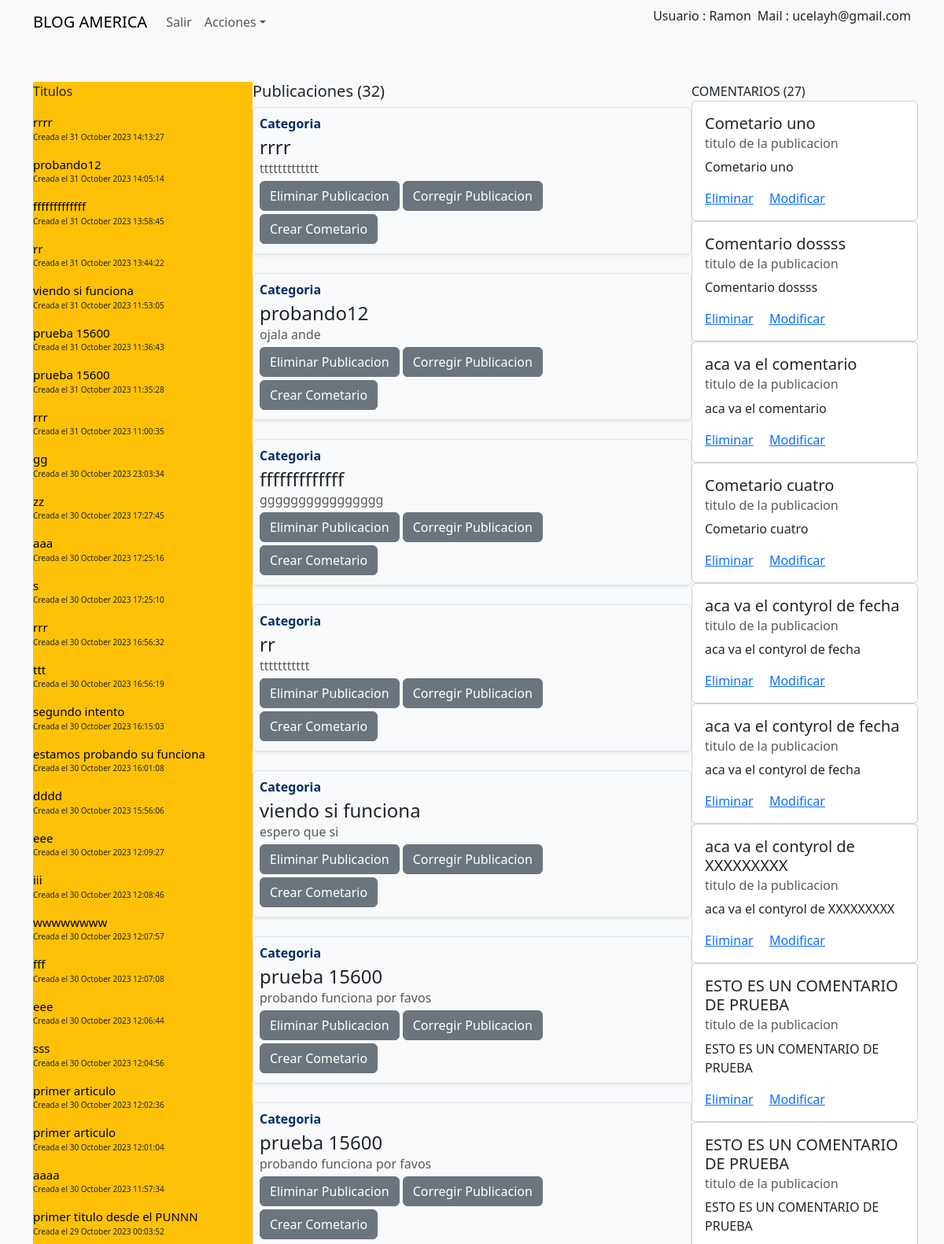
The page /index2.php (signed in, upper part) on the database its author committed.
### tables this page shows
CREATE TABLE `publicaciones` (
  `id_publicaciones` int(11) NOT NULL,
  `title` text NOT NULL,
  `content` text NOT NULL,
  `autor_id` int(11) NOT NULL,
  `create_ad` datetime NOT NULL DEFAULT current_timestamp()
);

CREATE TABLE `comentarios` (
  `id_comentario` int(11) NOT NULL,
  `post_id` int(11) NOT NULL,
  `content` text NOT NULL,
  `autor_id` int(11) NOT NULL,
  `create_ad` datetime NOT NULL
);

### api/apipublicacion/abmPublicaciones.php (called while the page is built, shortened)
<?php
class ABMPublicaciones
{
    public static function ListarPublicaciones()
    {
        $sql = "SELECT * FROM publicaciones ORDER BY create_ad DESC ";
        $db = new BaseDeDatos();
        $conexion = $db->Conexion33();
        try {
            $resultado = $conexion->query($sql);
            $db->desconectar();
            if ($resultado) {
                $listadoRecuperado = $resultado->fetchAll(PDO::FETCH_ASSOC);
                return $listadoRecuperado;
            } else {
                echo "Error al ejecutar la consulta: " . $conexion->errorInfo()[2];
            }
        } catch (PDOException $e) {
            echo "Error: " . $e->getMessage();
        } finally {
            $db->desconectar();
        }
    }
    }
?>

### conexion/conexionBadeDeDatos.php (called while the page is built, shortened)
<?php
class BaseDeDatos {
    public function __construct() {
        $this->host = 'localhost';
        $this->dbname = 'ejercicio27';
        $this->usuario = 'root';
        $this->contrasena = '';
        try {
            $this->conectar = new PDO("mysql:host={$this->host};dbname={$this->dbname};charset=utf8", $this->usuario, $this->contrasena);
        } catch (PDOException $e) {
            echo "Error de conexión: " . $e->getMessage();
            die();
        }
    }
}
?>

### api/apiComentario/abmComentario.php (called while the page is built, shortened)
<?php
class ABMcomentario
{
    public static function ListarComentario()
    {
        $sql = "SELECT *, user.use_name FROM comentarios INNER JOIN user ON user.id=comentarios.autor_id";
        $db = new BaseDeDatos();
        $conexion = $db->Conexion33();
        try {
            $resultado = $conexion->query($sql);
            if ($resultado) {
                $listadoRecuperado = $resultado->fetchAll(PDO::FETCH_ASSOC);
                return $listadoRecuperado;
            } else {
                echo "error";
            }
        } catch (PDOException $e) {
            echo "Error: " . $e->getMessage();
        } finally {
            $db->desconectar();
        }
    }
}
?>

### index2.php (the view, shortened to what this page needs)
<?php
require_once 'conexion/conexionBadeDeDatos.php';
require 'api/apipublicacion/abmPublicaciones.php';
require 'api/apiComentario/abmComentario.php';
if (isset($_SESSION['usuario']) && is_array($_SESSION['usuario'])) {
    $nombre = $_SESSION['usuario']['use_name'];
    $email = $_SESSION['usuario']['mail'];
    $id_usuario = $_SESSION['usuario']['id'];
} else {
    header("Location: ./login.php");
    exit;
}
$comentarios = ABMcomentario::ListarComentario();
$publicaciones = ABMPublicaciones::ListarPublicaciones();
?>
<!doctype html>
<html lang="en">
<head>
    <link href="https://cdn.jsdelivr.net/npm/bootstrap@5.3.2/dist/css/bootstrap.min.css" rel="stylesheet">
</head>
<body>
    <main>
        <nav class="navbar navbar-expand-sm navbar-light bg-light">
            <div class="container">
                <a class="navbar-brand" href="#">BLOG AMERICA</a>
                <div class="collapse navbar-collapse" id="collapsibleNavId">
                    <ul class="navbar-nav me-auto mt-2 mt-lg-0">
                        <li class="nav-item">
                            <a class="nav-link" href="./cerrar.php">Salir</a>
                        </li>
                        <li class="nav-item dropdown">
                            <a class="nav-link dropdown-toggle" href="#" id="dropdownId" data-bs-toggle="dropdown" aria-haspopup="true" aria-expanded="false">Acciones</a>
                        </li>
                    </ul>
                    <form class="d-flex my-2 my-lg-0 gap-2">
                        <p>Usuario : <?php echo $nombre ?> </p>
                        <p>Mail : <?php echo $email ?> </p>
                    </form>
                </div>
            </div>
        </nav>
    </main>
    <section>
        <div class="album py-5 bg-body-tertiary">
            <div class="container d-flex">
                <div class="col-3 bg-warning">
                    <p>Titulos</p>
                    <div class="d-flex flex-column ">
                        <?php
                        foreach ($publicaciones as $publicacion) {
                            echo '
                        <a class="link-offset-2 link-underline link-underline-opacity-0 "  style="color: black;font-size: 15px; text-decoration: underline;"; href=./publicacion/?id="' . $publicacion["id_publicaciones"] . '">' . $publicacion["title"] . '</a>
                        <p class="" style="font-size: 10px";> Creada el ' . date("d F Y", strtotime($publicacion["create_ad"])) . ' ' . date("H:i:s", strtotime($publicacion["create_ad"])) . '</p>';
                        } ?>
                    </div>
                </div>
                <div class="col-6" ">
                    <h5>Publicaciones (<?php echo count($publicaciones) ?>) </h5>
                    <?php foreach ($publicaciones as $publicacion) { ?>
                    <div class=" row g-0 border rounded overflow-hidden flex-md-row mb-4 shadow-sm h-md-250 position-relative">
                    <div class="col p-2 d-flex flex-column position-static">
                        <strong class="d-inline-block mb-1 text-primary-emphasis">Categoria</strong>
                        <h4 class="mb-0"><?php echo $publicacion['title'] ?></h4>
                        <div class="mb-1 text-body-secondary"> <?php echo $publicacion['content'] ?></div>
                        <div class="mb-1 text-body-secondary">
                            <a href="./api/apipublicacion/routerPublicacion.php?accion=delete&id=<?php echo $publicacion['id_publicaciones'] ?>" class="btn btn-secondary"> Eliminar Publicacion </a>
                            <a href="./vistas/publicacion/comentarios.php" class="btn btn-secondary"> Corregir Publicacion </a>
                        </div>
                        <div class="mb-1 text-body-secondary border-danger">
                            <a href="./api/apiComentario/comentarios.php?id=<?php echo $id_usuario?>&id_post=<?php echo $publicacion['id_publicaciones']?>" class="btn btn-secondary">Crear Cometario</a>
                        </div>
                    </div>
                </div>
            <?php }
            ?>
            </div>
            <div class="col-md-3">COMENTARIOS (<?php echo count($comentarios)?>)
                <?php
                foreach ($comentarios as $comentario) {
                     ?>
                    <div class="card" style="width: 18rem;">
                    <div class="card-body">
                        <h5 class="card-title"> <?php echo $comentario['content'] ?></h5>
                        <h6 class="card-subtitle mb-2 text-body-secondary">titulo de la publicacion</h6>
                        <p class="card-text"><?php echo $comentario['content'] ?></p>
                        <a href="./api/apiComentario/abmComentario.php?accion=eliminar&id=<?php echo $comentario['id_comentario'] ?> "class="card-link">Eliminar</a>
                        <a href="./api/apiComentario/abmComentario.php?accion=modificar&id=<?php echo $comentario['id_comentario'] ?> "class="card-link">Modificar</a>
                    </div>
                </div>
                <?php } ?>
            </div>
        </div>
        </div>
    </section>
</body>
</html>

### rows shown on the page
publicaciones: title "rrrr", create_ad "31 October 2023", create_ad "14:13:27", content "ttttttttttttt"
publicaciones: title "probando12", create_ad "31 October 2023", create_ad "14:05:14", content "ojala ande"
publicaciones: title "fffffffffffff", create_ad "31 October 2023", create_ad "13:58:45", content "gggggggggggggggg"
publicaciones: title "rr", create_ad "31 October 2023", create_ad "13:44:22", content "ttttttttttt"
publicaciones: title "viendo si funciona", create_ad "31 October 2023", create_ad "11:53:05", content "espero que si"
publicaciones: title "prueba 15600", create_ad "31 October 2023", create_ad "11:36:43", content "probando funciona por favos"
publicaciones: title "prueba 15600", create_ad "31 October 2023", create_ad "11:35:28", content "probando funciona por favos"
publicaciones: title "rrr", create_ad "31 October 2023", create_ad "11:00:35"
publicaciones: title "gg", create_ad "30 October 2023", create_ad "23:03:34"
publicaciones: title "zz", create_ad "30 October 2023", create_ad "17:27:45"
publicaciones: title "aaa", create_ad "30 October 2023", create_ad "17:25:16"
publicaciones: title "s", create_ad "30 October 2023", create_ad "17:25:10"
publicaciones: title "rrr", create_ad "30 October 2023", create_ad "16:56:32"
publicaciones: title "ttt", create_ad "30 October 2023", create_ad "16:56:19"
publicaciones: title "segundo intento", create_ad "30 October 2023", create_ad "16:15:03"
publicaciones: title "estamos probando su funciona", create_ad "30 October 2023", create_ad "16:01:08"
publicaciones: title "dddd", create_ad "30 October 2023", create_ad "15:56:06"
publicaciones: title "eee", create_ad "30 October 2023", create_ad "12:09:27"
publicaciones: title "iii", create_ad "30 October 2023", create_ad "12:08:46"
publicaciones: title "wwwwwwww", create_ad "30 October 2023", create_ad "12:07:57"
publicaciones: title "fff", create_ad "30 October 2023", create_ad "12:07:08"
publicaciones: title "eee", create_ad "30 October 2023", create_ad "12:06:44"
publicaciones: title "sss", create_ad "30 October 2023", create_ad "12:04:56"
publicaciones: title "primer articulo", create_ad "30 October 2023", create_ad "12:02:36"
publicaciones: title "primer articulo", create_ad "30 October 2023", create_ad "12:01:04"
publicaciones: title "aaaa", create_ad "30 October 2023", create_ad "11:57:34"
publicaciones: title "primer titulo desde el PUNNN", create_ad "29 October 2023", create_ad "00:03:52"
comentarios: content "Cometario uno"
comentarios: content "Comentario dossss"
comentarios: content "aca va el comentario"
comentarios: content "Cometario cuatro"
comentarios: content "aca va el contyrol de fecha"
comentarios: content "aca va el contyrol de fecha"
comentarios: content "aca va el contyrol de XXXXXXXXX"
comentarios: content "ESTO ES UN COMENTARIO DE PRUEBA"
comentarios: content "ESTO ES UN COMENTARIO DE PRUEBA"

### other values the page prints
$nombre "Ramon"
$email "ucelayh@gmail.com"
count($publicaciones) "32"
count($comentarios) "27"
